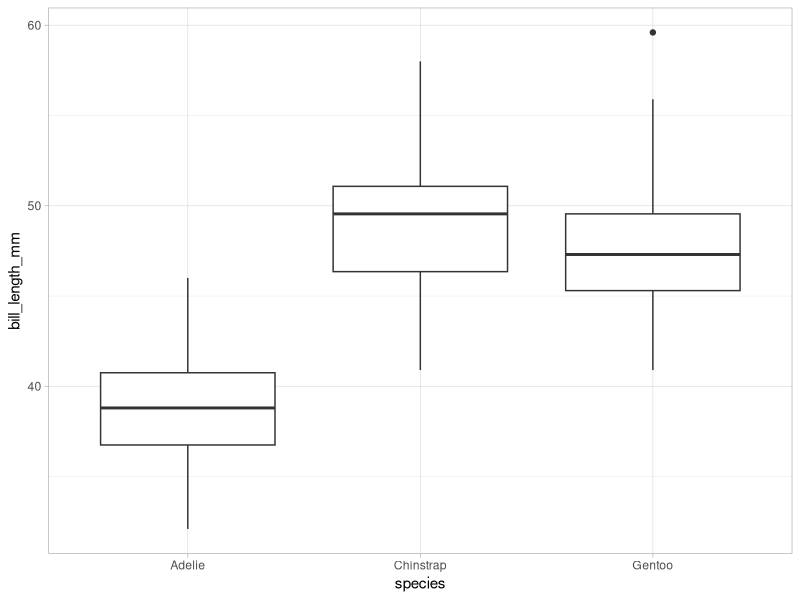

This figure's R source: (Note: this script raises an error after producing the figure.)
## ---- chunk 1
library(palmerpenguins)
library(tidyverse)

## always need tidyverse, can include other packages too
## which should always be inserted above the tidyverse
## need palmerpenguins for Questions 1-3

theme_set(theme_light())  # or use theme_set(theme_bw())
knitr::opts_chunk$set(comment=NA)
## ---- chunk 2
ggplot(penguins, aes(x = species, y = bill_length_mm)) +
  geom_boxplot()
## ---- chunk 3
mean(penguins$bill_length_mm, trim = 0.1, na.rm = TRUE)
## ---- chunk 4
set.seed(1)
## ---- chunk 5
sessioninfo::session_info()
